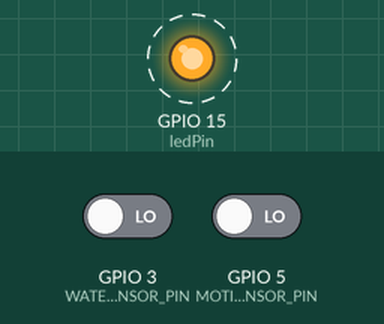
This sketch was run on a simulated ESP32. Parts: output pins drawn as LEDs (lit = HIGH). Dashed ring = blinking. The test bench sets the inputs (shaded band); at power-on: GPIO 3 (WATER_SENSOR_PIN) LOW, GPIO 5 (MOTION_SENSOR_PIN) LOW. What the sketch prints to the serial monitor is not drawn.

Above: at 0.2 s.
Timing chart, 0 to 3.0 s (numbered marks = the images above):
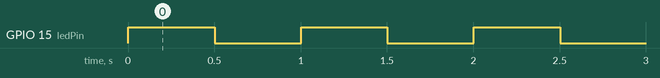

The sketch:

node2.ino
```cpp
#include <esp_now.h>
#include <WiFi.h>

// Define pins for the sensors
#define WATER_SENSOR_PIN 3
#define MOTION_SENSOR_PIN 5

// Define the pin for the onboard LED
const int ledPin = 15;

// Define a structure to store the sensor data
struct Node2Data {
  int id;
  bool waterDetected;
  bool motionDetected;
};

// Create an instance of the Node2Data structure
Node2Data myData;

// Define the MAC address of the central hub
uint8_t hubAddress[] = { 0x78, 0x21, 0x84, 0xC6, 0xD2, 0xEC };

void setup() {
  Serial.begin(115200);

  // Initialize sensor pins
  pinMode(WATER_SENSOR_PIN, INPUT);
  pinMode(MOTION_SENSOR_PIN, INPUT);

  // Set the LED pin as an output and initialize it to off
  pinMode(ledPin, OUTPUT);
  digitalWrite(ledPin, LOW);

  // Set the WiFi mode to station mode and disconnect
  WiFi.mode(WIFI_STA);
  WiFi.disconnect();

  // Initialize ESP-NOW
  if (esp_now_init() != ESP_OK) {
    Serial.println("Error initializing ESP-NOW");
    return;
  }

  // Add the central hub as a peer
  esp_now_peer_info_t peerInfo;
  memcpy(peerInfo.peer_addr, hubAddress, 6);
  peerInfo.channel = 0;
  peerInfo.encrypt = false;
  if (esp_now_add_peer(&peerInfo) != ESP_OK) {
    Serial.println("Failed to add peer");
    return;
  }
}

void loop() {
  // Read sensor data
  bool waterDetected = digitalRead(WATER_SENSOR_PIN);
  bool motionDetected = digitalRead(MOTION_SENSOR_PIN);

  // Populate the data structure with sensor data
  myData.id = 2;
  myData.waterDetected = waterDetected;
  myData.motionDetected = motionDetected;

  // Print the sensor data to the serial monitor
  Serial.print("id = ");
  Serial.print(myData.id);
  Serial.print(", waterDetected = ");
  Serial.print(myData.waterDetected);
  Serial.print(", motionDetected = ");
  Serial.print(myData.motionDetected);

  // Send the sensor data to the central hub using ESP-NOW
  esp_err_t result = esp_now_send(hubAddress, (uint8_t *)&myData, sizeof(myData));
  if (result == ESP_OK) {
    Serial.println(" SUCCESSFULLY");

    // Toggle the LED state
    int ledState = digitalRead(ledPin);
    digitalWrite(ledPin, !ledState);
  } else {
    Serial.println(" FAILED TO SEND");
  }

  // Wait before sending the next data
  delay(500);
}
```

Measured:
- by itself, GPIO 15 (ledPin): alternates HIGH for 0.50 s and LOW for 0.50 s
